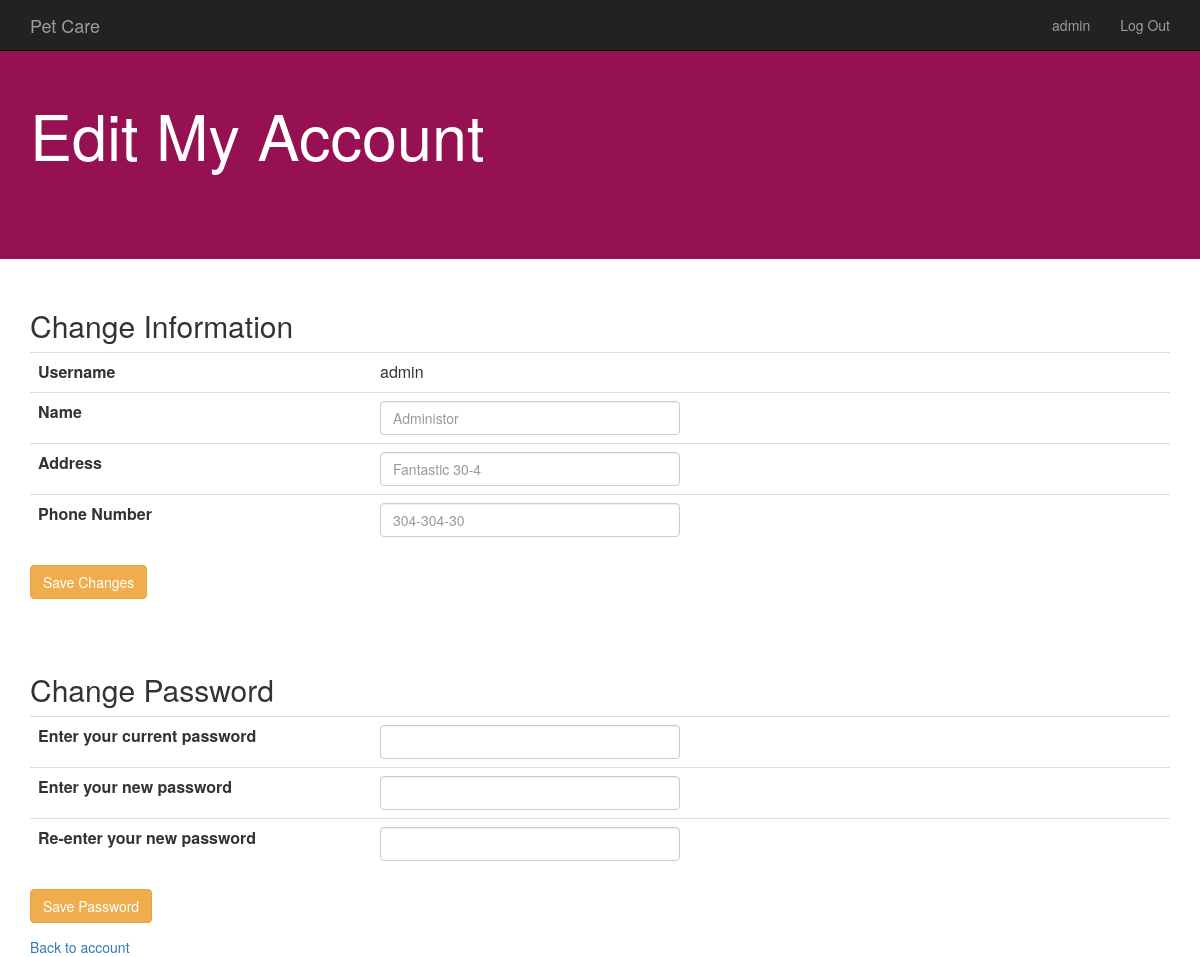
The page /editPersonalInfo.php (signed in) on the database as committed earlier.
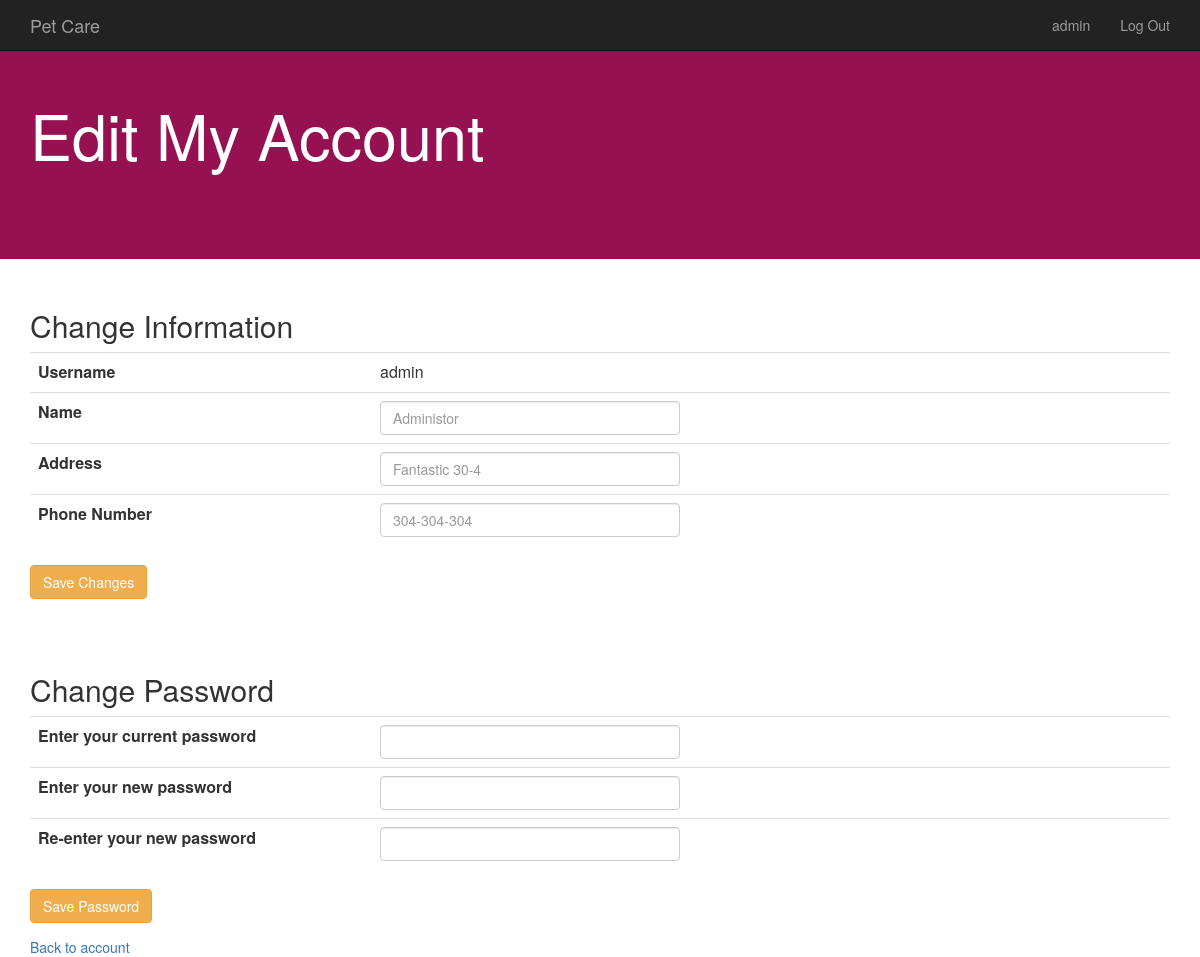
The same page on the database as committed later.
### tables this page shows
CREATE TABLE User
(UserID 	CHAR(20) NOT NULL,
 Password 	CHAR(20) NOT NULL, 
 Name 		CHAR(20) NOT NULL, 
 Address 	CHAR(50) NOT NULL,
 PhoneNum 	CHAR(15) NOT NULL,
 primary key (UserID));

### editPersonalInfo.php (the view, shortened to what this page needs)
<?php
	function displayInfoForm() {
		try {
			$db = new PDO("mysql:host=localhost;dbname=fantastic304;port=3306","root");
			$userID = $_COOKIE['userID'];
			$userSQL = "SELECT UserID, Name, Address, PhoneNum, password
						FROM User
						WHERE UserID = '$userID'";
			foreach($db->query($userSQL) as $row) {
				echo "<form action='savePersonalInfo.php' method='post'>";
				echo "<table id='editPersonalInfo' class='table'><h2>Change Information</h2><tr><th>Username</th><td>";
				echo $row['UserID'];
				echo "</td></tr><tr><th style='width:30%'>Name</th><td>";
				echo "<input type='text' class='form-control' name='editName' placeholder='";
				echo $row['Name'];
				echo "'></td></tr><tr><th>Address</th><td>";
				echo "<input type='text' class='form-control' name='editAddress' placeholder='";
				echo $row['Address'];
				echo "'></td></tr><tr><th>Phone Number</th><td>";
				echo "<input type='text' class='form-control' name='editPhoneNum' placeholder='";
				echo $row['PhoneNum'];
				echo "'></td></tr></table>";
				echo "<input type='submit' class='btn btn-warning' value='Save Changes'>";
				echo "</form>";
			}
		}
		catch(Exception $e) {
			echo "Could not connect to the database to display account info";
			exit;
		}
	}
?>
<head>
	<link rel="stylesheet" href="bootstrap.min.css">
</head>
<body>
	<?php include './include/header.php'; ?>
	<div style="padding: 80px 0; background-color:951152; !important" class="jumbotron">
  		<div class="container">
  			<h1 style="color:white">Edit My Account</h1>
  		</div>
	</div>
	<div class="container">
		<?php
			displayInfoForm();
		?>
	</div>
	<div class="container" style="margin-top:40px">
		<form action='saveNewPassword.php' method='post'>
			<table id='changePassword' class="table">
				<h2>Change Password</h2>
				<tr>
					<th style='width:30%'>Enter your current password</th>
					<td style=''><input type='password' class='form-control' name='currentPasswordBox'></td>
					<td>
					</td>
				</tr>
				<tr>
					<th>Enter your new password</th>
					<td><input type='password' class='form-control' name='newPasswordBox'></td>
					<td>
					</td>
				</tr>
				<tr>
					<th>Re-enter your new password</th>
					<td><input type='password' class='form-control' name='otherNewPasswordBox'></td>
					<td>&nbsp;</td>
				</tr>
			</table>
			<button type="submit" class="btn btn-warning">Save Password</button>
		</form>
		<a href="../myaccount.php">Back to account</button>
	</div>
</body>

Rows that differ between the two databases and show on the page:
changed user "admin": editPhoneNum "304-304-30" → "304-304-304"
